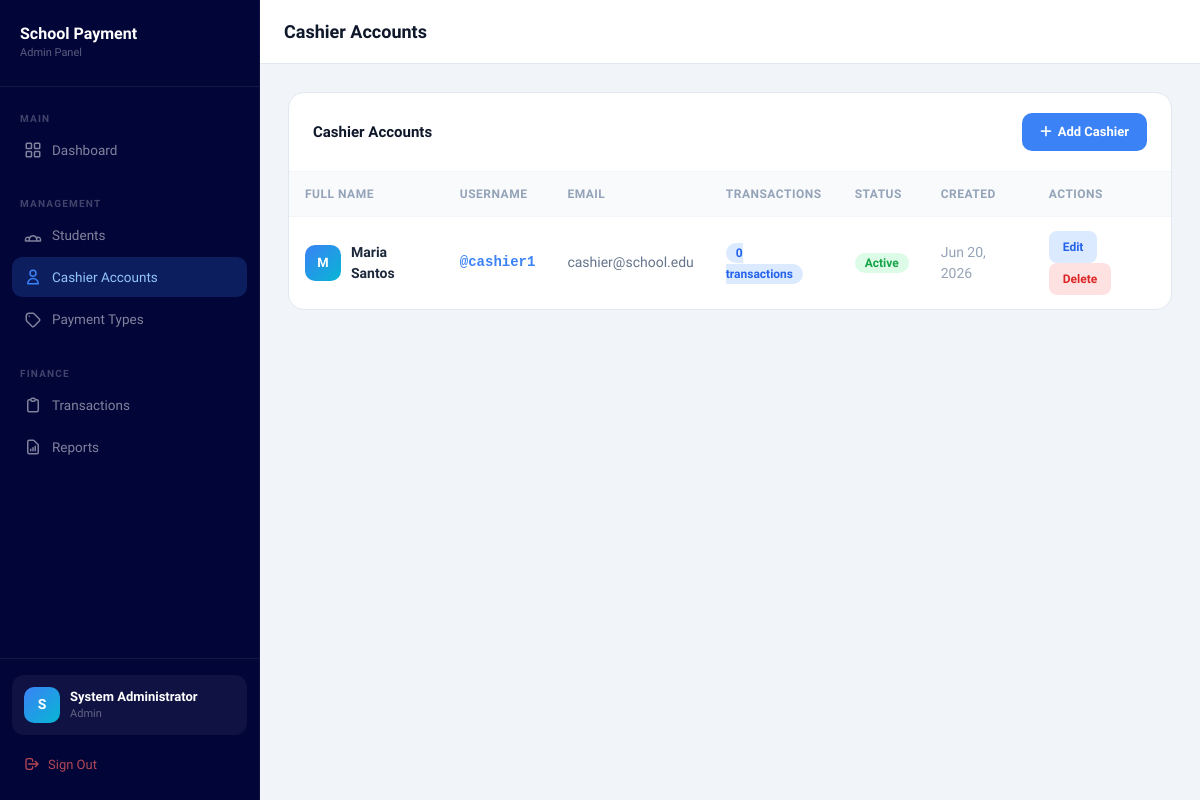
Page /admin/cashiers.php (signed in) on the committed database.
### tables this page shows
CREATE TABLE IF NOT EXISTS users (
    id INT AUTO_INCREMENT PRIMARY KEY,
    username VARCHAR(50) NOT NULL UNIQUE,
    password VARCHAR(255) NOT NULL,
    full_name VARCHAR(100) NOT NULL,
    email VARCHAR(100),
    role ENUM('admin', 'cashier') NOT NULL DEFAULT 'cashier',
    status ENUM('active', 'inactive') DEFAULT 'active',
    created_at DATETIME DEFAULT CURRENT_TIMESTAMP,
    updated_at DATETIME DEFAULT CURRENT_TIMESTAMP ON UPDATE CURRENT_TIMESTAMP
);

### admin/cashiers.php (the view, shortened to what this page needs)
<?php
require_once '../includes/db.php';
$cashiers = $conn->query("
    SELECT u.*, COUNT(t.id) as tx_count
    FROM users u
    LEFT JOIN transactions t ON t.cashier_id = u.id
    WHERE u.role = 'cashier'
    GROUP BY u.id
    ORDER BY u.created_at DESC
");
include 'layout_header.php';
?>
<div class="card">
    <div style="padding:20px 24px; border-bottom:1px solid #f1f5f9; display:flex; justify-content:space-between; align-items:center;">
        <h3 style="font-size:15px; font-weight:700; color:#0f172a; margin:0;">Cashier Accounts</h3>
        <button class="btn-primary" onclick="openModal('addModal')">
            <i class="fa-solid fa-plus"></i> Add Cashier
        </button>
    </div>
    <div style="overflow-x:auto;">
        <table>
            <thead class="table-header">
                <tr>
                    <th>Full Name</th>
                    <th>Username</th>
                    <th>Email</th>
                    <th>Transactions</th>
                    <th>Status</th>
                    <th>Created</th>
                    <th>Actions</th>
                </tr>
            </thead>
            <tbody>
                <?php while ($c = $cashiers->fetch_assoc()): ?>
                <tr>
                    <td>
                        <div style="display:flex; align-items:center; gap:10px;">
                            <div style="width:36px; height:36px; background:linear-gradient(135deg,#3b82f6,#06b6d4); border-radius:10px; display:flex; align-items:center; justify-content:center; color:white; font-weight:700; font-size:13px; flex-shrink:0;">
                                <?= strtoupper(substr($c['full_name'], 0, 1)) ?>
                            </div>
                            <span style="font-weight:600; color:#1e293b;"><?= htmlspecialchars($c['full_name']) ?></span>
                        </div>
                    </td>
                    <td style="font-family:monospace; color:#3b82f6; font-weight:600;">@<?= htmlspecialchars($c['username']) ?></td>
                    <td style="color:#64748b;"><?= htmlspecialchars($c['email']) ?></td>
                    <td><span class="badge badge-info"><?= $c['tx_count'] ?> transactions</span></td>
                    <td><span class="badge badge-<?= $c['status']==='active' ? 'success' : 'danger' ?>"><?= ucfirst($c['status']) ?></span></td>
                    <td style="color:#94a3b8;"><?= date('M j, Y', strtotime($c['created_at'])) ?></td>
                    <td>
                        <button class="btn-edit" onclick='editCashier(<?= htmlspecialchars(json_encode($c), ENT_QUOTES) ?>)'>Edit</button>
                        <form method="POST" style="display:inline;" onsubmit="return confirm('Delete this cashier? This cannot be undone.')">
                            <button type="submit" class="btn-danger">Delete</button>
                        </form>
                    </td>
                </tr>
                <?php endwhile; ?>
            </tbody>
        </table>
    </div>
</div>
<?php include 'layout_footer.php'; ?>

### admin/layout_header.php (style rules this page uses)
* { font-family: 'Plus Jakarta Sans', sans-serif; }
:root { --sidebar-bg: #020538; --sidebar-width: 260px; --header-h: 64px; --accent: #3b82f6; }
body { background: #f1f5f9; margin: 0; }
.card { background: #fff; border-radius: 16px; border: 1px solid #e2e8f0; }
.table-header { background: #f8fafc; }
table { width: 100%; border-collapse: collapse; }
th { padding: 13px 16px; text-align: left; font-size: 12px; font-weight: 700; color: #94a3b8; letter-spacing: 0.5px; text-transform: uppercase; }
td { padding: 14px 16px; font-size: 14px; color: #334155; border-top: 1px solid #f1f5f9; }
.badge { padding: 3px 10px; border-radius: 20px; font-size: 12px; font-weight: 600; }
.badge-success { background: #dcfce7; color: #16a34a; }
.badge-info { background: #dbeafe; color: #2563eb; }
.btn-primary { background: #3b82f6; color: #fff; padding: 9px 18px; border-radius: 10px; font-weight: 600; font-size: 13px; border: none; cursor: pointer; display: inline-flex; align-items: center; gap: 6px; transition: all 0.15s; text-decoration: none; }
.btn-danger { background: #fee2e2; color: #dc2626; padding: 7px 14px; border-radius: 8px; font-weight: 600; font-size: 12px; border: none; cursor: pointer; transition: all 0.15s; }
.btn-edit { background: #dbeafe; color: #2563eb; padding: 7px 14px; border-radius: 8px; font-weight: 600; font-size: 12px; border: none; cursor: pointer; transition: all 0.15s; }

### rows in the picture
users: full_name "M", full_name "Maria Santos", username "cashier1", email "cashier@school.edu", tx_count "0", status "Active", created_at "Jun 20, 2026"

### other values in the picture
substr($_SESSION['full_name'] ?? 'A', 0, 1) "S"
$_SESSION['full_name'] "System Administrator"
$_SESSION['role'] "Admin"
$page_title "Cashier Accounts"
